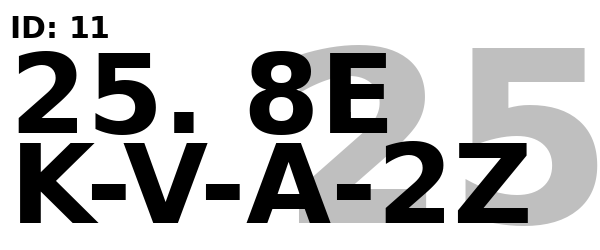
#> input picture printer-service/joo.png, 600 x 250 px
$ python main.py
#> lines starting #> are read from the running program, lines starting #| are printed output that depends on the picture; after the words box and inside, x2 and y2 are one past the last pixel; in counts of white or black regions, pixels touching at a corner belong together
from brother_ql.raster import BrotherQLRaster # type: ignore
from brother_ql.backends.helpers import send # type: ignore
from brother_ql.conversion import convert # type: ignore
from PIL import Image # type: ignore

#tisk
def print_label_with_image(image_path, printer_model, usb_path, label_type='62'):
#> called with image_path = './joo.png', printer_model = 'QL-1050', usb_path = '/dev/usb/lp0', label_type = '62'
    try:
        #nacteni png
        image = Image.open(image_path)
#> image is the input picture: PIL image 600x250 RGB; min 0, max 255, mean 191.9
        image = image.convert('1') #prevod na cb
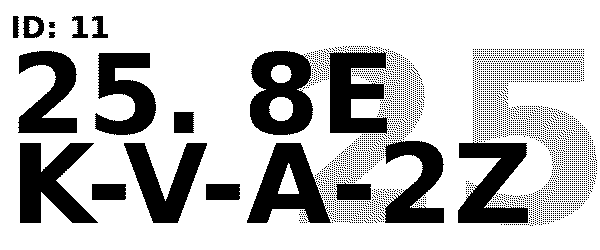
#> image: PIL image 600x250 1; 75.3% white; 4955 black regions (4936 under 20 px), largest, box (x1, y1, x2, y2) and area: (250, 51, 313, 135) 3623, (20, 143, 98, 223) 3587, (247, 143, 331, 223) 3493

        #zmenseni
        target_width = 696
        if image.width != target_width:
            scale_factor = target_width / image.width
#> scale_factor = 1.16
            target_height = int(image.height * scale_factor)
#> target_height = 290
            image = image.resize((target_width, target_height), Image.Resampling.LANCZOS)
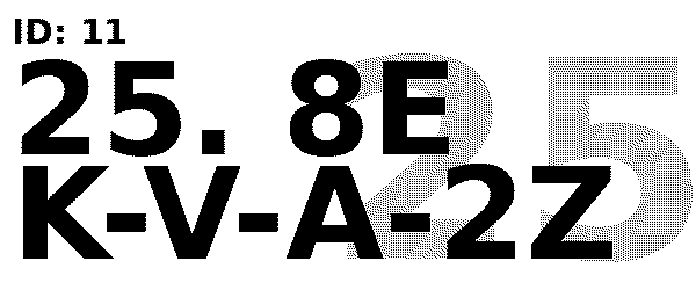
#> image: PIL image 696x290 1; 75.2% white; 4955 black regions (4936 under 20 px), largest, box (x1, y1, x2, y2) and area: (290, 59, 363, 157) 4897, (23, 166, 114, 259) 4888, (287, 166, 384, 259) 4690

        #inicializace tiskarny
        qlr = BrotherQLRaster(printer_model)

        #prevod obrazku na tiskove instrukce
        instructions = convert(
            qlr,
            [image],
            label=label_type,
            rotate='0'
        )

        #odeslani
        send(instructions, usb_path)
        print(f"tisk '{image_path}' kompletni")
    except Exception as e:
        print(f"error: {e}")

printer_model = 'QL-1050'
usb_path = '/dev/usb/lp0'
image_path = './joo.png'

print_label_with_image(image_path, printer_model, usb_path)
#> (the call stopped at in print_label_with_image, `qlr = BrotherQLRaster(printer_model)`: brother_ql is not available in this run)

$ run again, with printer-service/ahoj.png copied over printer-service/joo.png
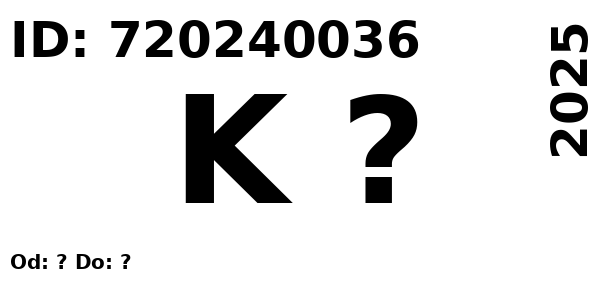
#> input picture printer-service/ahoj.png, 600 x 300 px
#> in print_label_with_image, image is the input picture: PIL image 600x300 RGB; min 0, max 255, mean 226.9
#> in print_label_with_image, `image = image.convert('1')`:
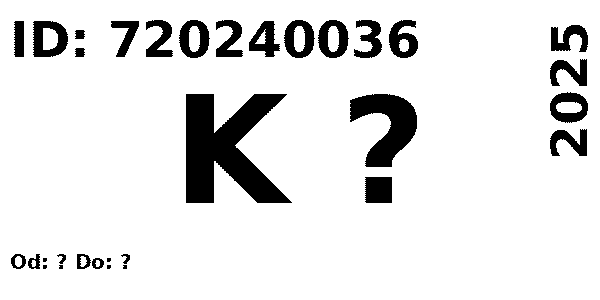
#> image: PIL image 600x300 1; 89% white; 32 black regions (6 under 20 px), largest, box (x1, y1, x2, y2) and area: (186, 94, 292, 203) 6591, (350, 94, 417, 167) 2679, (33, 21, 68, 57) 809
#> in print_label_with_image, `image = image.resize((target_width, target_height), Image.Resampling.L..`:
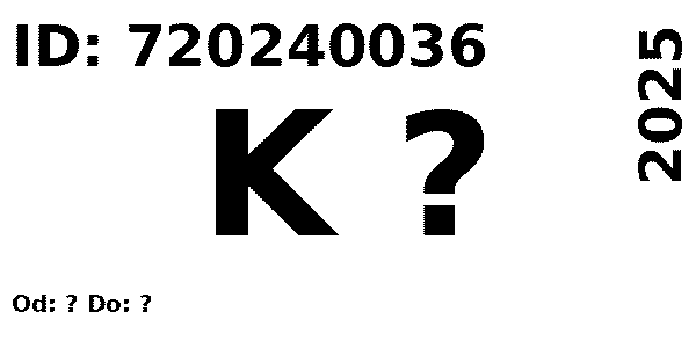
#> image: PIL image 696x348 1; 89% white; 32 black regions (1 under 20 px), largest, box (x1, y1, x2, y2) and area: (216, 109, 339, 235) 8782, (406, 109, 484, 194) 3618, (38, 24, 79, 66) 1112
